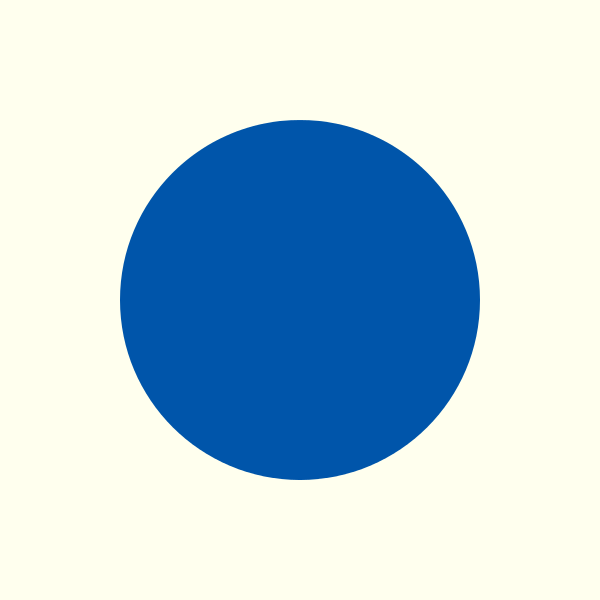

Write Python code to recreate this figure.
import os
import sys
sys.path.insert(0, os.path.abspath('..'))
import cairosvg

svg = cairosvg.SVG(600, 600)
svg.rect(600, 600, fill='#ffe')

g = svg.g(transform='translate(300,300)')
g.addChild('circle', r=180, fill='#05a')

svg.export('test_export.png')
svg.export('test_export.pdf')
svg.export('test_export_oneline.svg', {'newline':False})
svg.export('test_export_cairo.svg', {'useCairo':True})
svg.export('test_export_indent.svg', {'indent':'  '})
